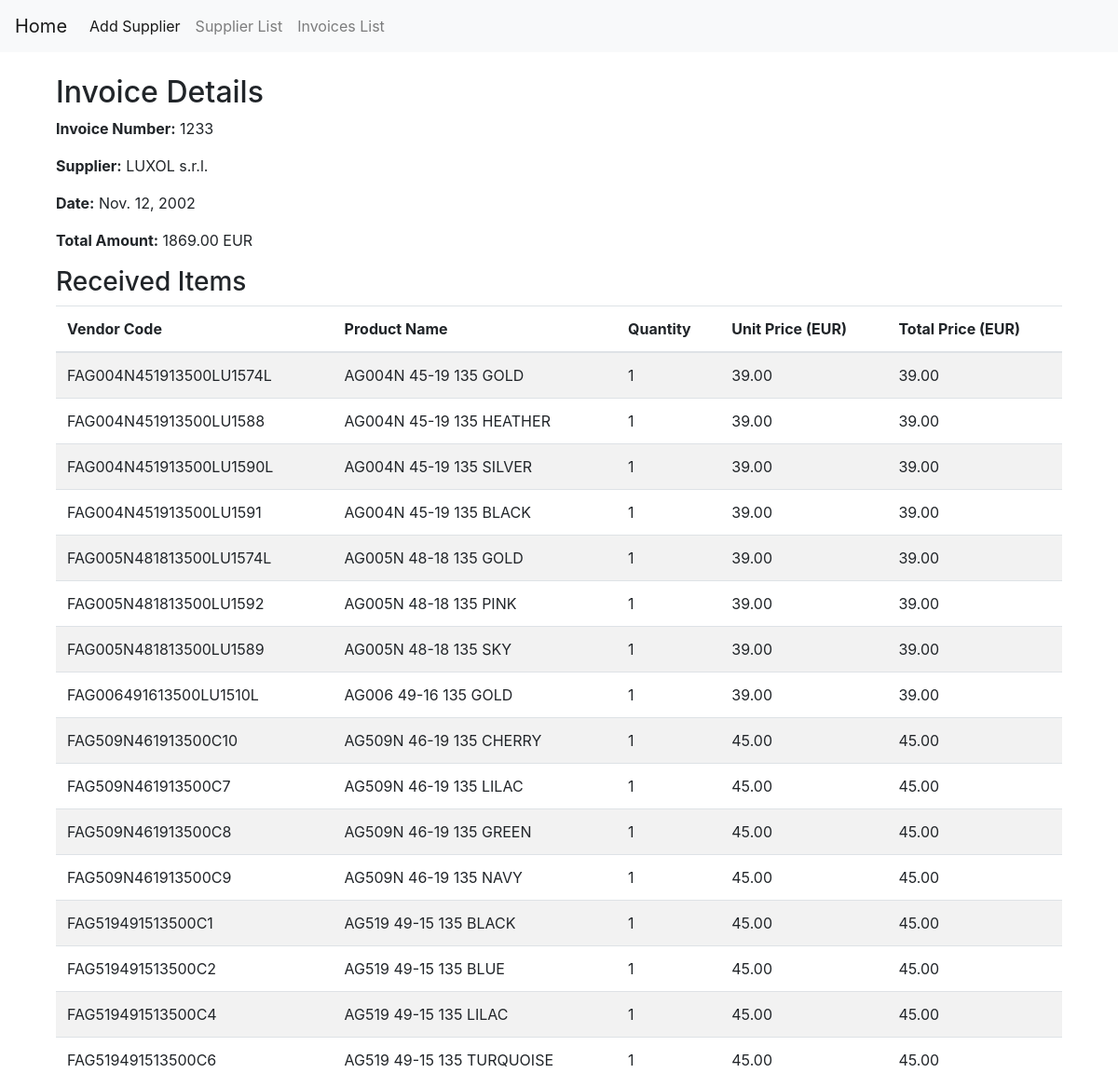
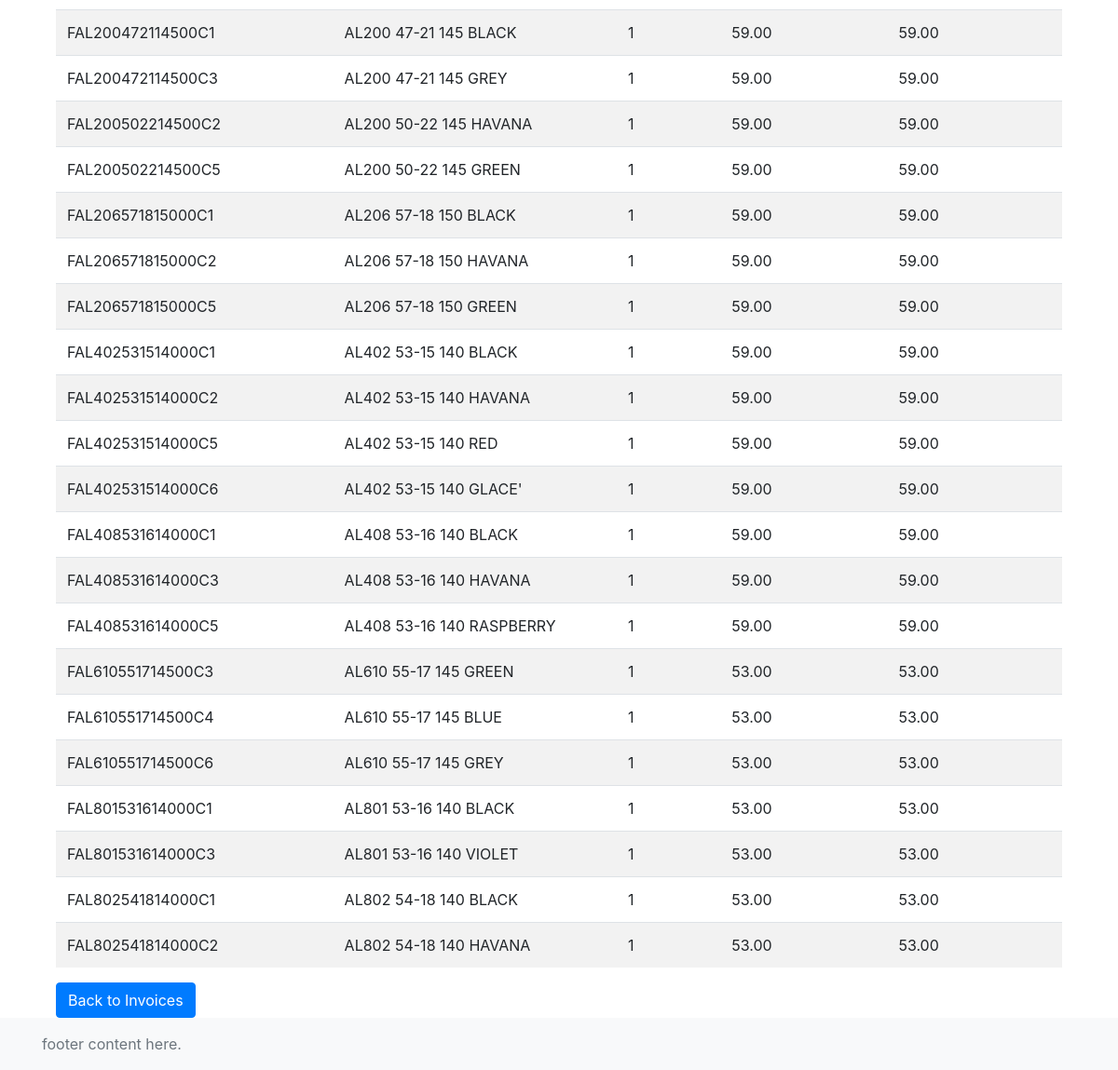
Screenshot of /vendors/invoices/2/ with the database file from the repository (2 pictures, top to bottom).
### vendors/models.py (models this page shows, shortened)
class Invoice(models.Model):
    supplier = models.ForeignKey(Supplier, on_delete=models.CASCADE, related_name='invoices', verbose_name=_('Supplier'))
    invoice_number = models.CharField(max_length=100, verbose_name=_('Invoice Number'))
    date = models.DateField(verbose_name=_('Invoice Date'))
    discount = models.DecimalField(max_digits=12, decimal_places=2, verbose_name=_('Discount'), blank=True, null=True)
    fee_before_discount = models.DecimalField(max_digits=12, decimal_places=2, verbose_name=_('Fee Before Discount'), blank=True, null=True)
    fee_after_discount = models.DecimalField(max_digits=12, decimal_places=2, verbose_name=_('Fee After Discount'), blank=True, null=True)
    total_amount = models.DecimalField(max_digits=12, decimal_places=2, verbose_name=_('Total Amount'))
    file = models.FileField(upload_to='invoices/', verbose_name=_('Invoice File'), blank=True, null=True)
    class Meta:
        verbose_name = _('Invoice')
        verbose_name_plural = _('Invoices')

class Supplier(models.Model):
    name = models.CharField(max_length=255, verbose_name=_('Name'))
    contact_person = models.CharField(max_length=255, verbose_name=_('Contact Person'), blank=True, null=True)
    phone_number = models.CharField(max_length=20, verbose_name=_('Phone Number'), blank=True, null=True)
    fax_number = models.CharField(max_length=20, verbose_name=_('Fax Number'), blank=True, null=True)
    email = models.EmailField(verbose_name=_('Email'), blank=True, null=True)
    website = models.URLField(verbose_name=_('Website'), blank=True, null=True)
    address = models.TextField(verbose_name=_('Address'), blank=True, null=True)
    registration_number = models.CharField(max_length=100, verbose_name=_('Registration Number'), blank=True, null=True)
    tax_code = models.CharField(max_length=100, verbose_name=_('Tax Code'), blank=True, null=True)
    vat_number = models.CharField(max_length=100, verbose_name=_('VAT Number'), blank=True, null=True)
    bank = models.CharField(max_length=255, verbose_name=_('Bank'), blank=True, null=True)
    bank_address = models.TextField(verbose_name=_('Bank Address'), blank=True, null=True)
    iban = models.CharField(max_length=100, verbose_name=_('IBAN'), blank=True, null=True)
    swift = models.CharField(max_length=100, verbose_name=_('SWIFT'), blank=True, null=True)
    class Meta:
        verbose_name = _('Supplier')
        verbose_name_plural = _('Suppliers')

class ReceivedItem(models.Model):
    invoice = models.ForeignKey(Invoice, on_delete=models.CASCADE, related_name='received_items', verbose_name=_('Invoice'))
    vendor_code = models.CharField(max_length=100, verbose_name=_('Vendor Code'))
    product_name = models.CharField(max_length=255, verbose_name=_('Product Name'))
    description = models.TextField(verbose_name=_('Description'), blank=True, null=True)
    quantity = models.PositiveIntegerField(verbose_name=_('Quantity'))
    unit_price = models.DecimalField(max_digits=10, decimal_places=2, verbose_name=_('Unit Price'))
    total_price = models.DecimalField(max_digits=12, decimal_places=2, verbose_name=_('Total Price'))
    class Meta:
        verbose_name = _('Received Item')
        verbose_name_plural = _('Received Items')

### vendors/views.py (the view)
# urls.py: path('invoices/<int:pk>/', InvoiceDetailView.as_view(), name='invoice_detail'),
class InvoiceDetailView(DetailView):
    model = Invoice
    template_name = 'vendors/invoice_detail.html'
    context_object_name = 'invoice'

### vendors/templates/vendors/invoice_detail.html
{% extends 'vendors/base.html' %}
{% load static %}
{% load i18n %}
{% block content %}
  <div class="container mt-4">
    <h2>{% trans "Invoice Details" %}</h2>
    <p><strong>{% trans "Invoice Number" %}:</strong> {{ invoice.invoice_number }}</p>
    <p><strong>{% trans "Supplier" %}:</strong> {{ invoice.supplier.name }}</p>
    <p><strong>{% trans "Date" %}:</strong> {{ invoice.date }}</p>
    <p><strong>{% trans "Total Amount" %}:</strong> {{ invoice.total_amount }} EUR</p>
    <h3>{% trans "Received Items" %}</h3>
    <table class="table table-striped">
      <thead>
        <tr>
          <th scope="col">{% trans "Vendor Code" %}</th>
          <th scope="col">{% trans "Product Name" %}</th>
          <th scope="col">{% trans "Quantity" %}</th>
          <th scope="col">{% trans "Unit Price (EUR)" %}</th>
          <th scope="col">{% trans "Total Price (EUR)" %}</th>
        </tr>
      </thead>
      <tbody>
        {% for item in invoice.received_items.all %}
          <tr>
            <td>{{ item.vendor_code }}</td>
            <td>{{ item.product_name }}</td>
            <td>{{ item.quantity }}</td>
            <td>{{ item.unit_price }}</td>
            <td>{{ item.total_price }}</td>
          </tr>
        {% empty %}
          <tr>
            <td colspan="5" class="text-center">{% trans "No items received." %}</td>
          </tr>
        {% endfor %}
      </tbody>
    </table>
    <a href="{% url 'vendors:invoice_list' %}" class="btn btn-primary">{% trans "Back to Invoices" %}</a>
  </div>
{% endblock %}

### rows the page displays
Invoice: invoice_number "1233", supplier.name "LUXOL s.r.l.", date "Nov. 12, 2002", total_amount "1869.00"
ReceivedItem: vendor_code "FAG004N451913500LU1574L", product_name "AG004N 45-19 135 GOLD", quantity "1", unit_price "39.00", total_price "39.00"
ReceivedItem: vendor_code "FAG004N451913500LU1588", product_name "AG004N 45-19 135 HEATHER", quantity "1", unit_price "39.00", total_price "39.00"
ReceivedItem: vendor_code "FAG004N451913500LU1590L", product_name "AG004N 45-19 135 SILVER", quantity "1", unit_price "39.00", total_price "39.00"
ReceivedItem: vendor_code "FAG004N451913500LU1591", product_name "AG004N 45-19 135 BLACK", quantity "1", unit_price "39.00", total_price "39.00"
ReceivedItem: vendor_code "FAG005N481813500LU1574L", product_name "AG005N 48-18 135 GOLD", quantity "1", unit_price "39.00", total_price "39.00"
ReceivedItem: vendor_code "FAG005N481813500LU1592", product_name "AG005N 48-18 135 PINK", quantity "1", unit_price "39.00", total_price "39.00"
ReceivedItem: vendor_code "FAG005N481813500LU1589", product_name "AG005N 48-18 135 SKY", quantity "1", unit_price "39.00", total_price "39.00"
ReceivedItem: vendor_code "FAG006491613500LU1510L", product_name "AG006 49-16 135 GOLD", quantity "1", unit_price "39.00", total_price "39.00"
ReceivedItem: vendor_code "FAG509N461913500C10", product_name "AG509N 46-19 135 CHERRY", quantity "1", unit_price "45.00", total_price "45.00"
ReceivedItem: vendor_code "FAG509N461913500C7", product_name "AG509N 46-19 135 LILAC", quantity "1", unit_price "45.00", total_price "45.00"
ReceivedItem: vendor_code "FAG509N461913500C8", product_name "AG509N 46-19 135 GREEN", quantity "1", unit_price "45.00", total_price "45.00"
ReceivedItem: vendor_code "FAG509N461913500C9", product_name "AG509N 46-19 135 NAVY", quantity "1", unit_price "45.00", total_price "45.00"
ReceivedItem: vendor_code "FAG519491513500C1", product_name "AG519 49-15 135 BLACK", quantity "1", unit_price "45.00", total_price "45.00"
ReceivedItem: vendor_code "FAG519491513500C2", product_name "AG519 49-15 135 BLUE", quantity "1", unit_price "45.00", total_price "45.00"
ReceivedItem: vendor_code "FAG519491513500C4", product_name "AG519 49-15 135 LILAC", quantity "1", unit_price "45.00", total_price "45.00"
ReceivedItem: vendor_code "FAG519491513500C6", product_name "AG519 49-15 135 TURQUOISE", quantity "1", unit_price "45.00", total_price "45.00"
ReceivedItem: vendor_code "FAL200472114500C1", product_name "AL200 47-21 145 BLACK", quantity "1", unit_price "59.00", total_price "59.00"
ReceivedItem: vendor_code "FAL200472114500C3", product_name "AL200 47-21 145 GREY", quantity "1", unit_price "59.00", total_price "59.00"
ReceivedItem: vendor_code "FAL200502214500C2", product_name "AL200 50-22 145 HAVANA", quantity "1", unit_price "59.00", total_price "59.00"
ReceivedItem: vendor_code "FAL200502214500C5", product_name "AL200 50-22 145 GREEN", quantity "1", unit_price "59.00", total_price "59.00"
ReceivedItem: vendor_code "FAL206571815000C1", product_name "AL206 57-18 150 BLACK", quantity "1", unit_price "59.00", total_price "59.00"
ReceivedItem: vendor_code "FAL206571815000C2", product_name "AL206 57-18 150 HAVANA", quantity "1", unit_price "59.00", total_price "59.00"
ReceivedItem: vendor_code "FAL206571815000C5", product_name "AL206 57-18 150 GREEN", quantity "1", unit_price "59.00", total_price "59.00"
ReceivedItem: vendor_code "FAL402531514000C1", product_name "AL402 53-15 140 BLACK", quantity "1", unit_price "59.00", total_price "59.00"
ReceivedItem: vendor_code "FAL402531514000C2", product_name "AL402 53-15 140 HAVANA", quantity "1", unit_price "59.00", total_price "59.00"
ReceivedItem: vendor_code "FAL402531514000C5", product_name "AL402 53-15 140 RED", quantity "1", unit_price "59.00", total_price "59.00"
ReceivedItem: vendor_code "FAL402531514000C6", product_name "AL402 53-15 140 GLACE'", quantity "1", unit_price "59.00", total_price "59.00"
ReceivedItem: vendor_code "FAL408531614000C1", product_name "AL408 53-16 140 BLACK", quantity "1", unit_price "59.00", total_price "59.00"
ReceivedItem: vendor_code "FAL408531614000C3", product_name "AL408 53-16 140 HAVANA", quantity "1", unit_price "59.00", total_price "59.00"
ReceivedItem: vendor_code "FAL408531614000C5", product_name "AL408 53-16 140 RASPBERRY", quantity "1", unit_price "59.00", total_price "59.00"
ReceivedItem: vendor_code "FAL610551714500C3", product_name "AL610 55-17 145 GREEN", quantity "1", unit_price "53.00", total_price "53.00"
ReceivedItem: vendor_code "FAL610551714500C4", product_name "AL610 55-17 145 BLUE", quantity "1", unit_price "53.00", total_price "53.00"
ReceivedItem: vendor_code "FAL610551714500C6", product_name "AL610 55-17 145 GREY", quantity "1", unit_price "53.00", total_price "53.00"
ReceivedItem: vendor_code "FAL801531614000C1", product_name "AL801 53-16 140 BLACK", quantity "1", unit_price "53.00", total_price "53.00"
ReceivedItem: vendor_code "FAL801531614000C3", product_name "AL801 53-16 140 VIOLET", quantity "1", unit_price "53.00", total_price "53.00"
ReceivedItem: vendor_code "FAL802541814000C1", product_name "AL802 54-18 140 BLACK", quantity "1", unit_price "53.00", total_price "53.00"
ReceivedItem: vendor_code "FAL802541814000C2", product_name "AL802 54-18 140 HAVANA", quantity "1", unit_price "53.00", total_price "53.00"
